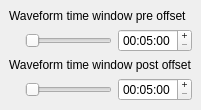
     <widget class="QWidget" name="pageAmplitudeSettings" >
      <property name="geometry" >
       <rect>
        <x>0</x>
        <y>0</y>
        <width>96</width>
        <height>26</height>
       </rect>
      </property>
      <attribute name="label" >
       <string>Amplitude settings</string>
      </attribute>
      <layout class="QVBoxLayout" >
       <property name="margin" >
        <number>9</number>
       </property>
       <property name="spacing" >
        <number>6</number>
       </property>
       <item>
        <widget class="QLabel" name="label_11" >
         <property name="text" >
          <string>Waveform time window pre offset</string>
         </property>
        </widget>
       </item>
       <item>
        <layout class="QHBoxLayout" >
         <property name="margin" >
          <number>0</number>
         </property>
         <property name="spacing" >
          <number>6</number>
         </property>
         <item>
          <spacer>
           <property name="orientation" >
            <enum>Qt::Horizontal</enum>
           </property>
           <property name="sizeType" >
            <enum>QSizePolicy::Maximum</enum>
           </property>
           <property name="sizeHint" >
            <size>
             <width>16</width>
             <height>20</height>
            </size>
           </property>
          </spacer>
         </item>
         <item>
          <widget class="QSlider" name="slAmplitudePreOffset" >
           <property name="maximum" >
            <number>300</number>
           </property>
           <property name="sliderPosition" >
            <number>1</number>
           </property>
           <property name="orientation" >
            <enum>Qt::Horizontal</enum>
           </property>
          </widget>
         </item>
         <item>
          <widget class="QTimeEdit" name="preAmplitudeTimeEdit" >
           <property name="frame" >
            <bool>true</bool>
           </property>
           <property name="buttonSymbols" >
            <enum>QAbstractSpinBox::PlusMinus</enum>
           </property>
           <property name="time" >
            <time>
             <hour>0</hour>
             <minute>5</minute>
             <second>0</second>
            </time>
           </property>
           <property name="currentSection" >
            <enum>QDateTimeEdit::HourSection</enum>
           </property>
           <property name="displayFormat" >
            <string>HH:mm:ss</string>
           </property>
          </widget>
         </item>
        </layout>
       </item>
       <item>
        <widget class="QLabel" name="label_12" >
         <property name="text" >
          <string>Waveform time window post offset</string>
         </property>
        </widget>
       </item>
       <item>
        <layout class="QHBoxLayout" >
         <property name="margin" >
          <number>0</number>
         </property>
         <property name="spacing" >
          <number>6</number>
         </property>
         <item>
          <spacer>
           <property name="orientation" >
            <enum>Qt::Horizontal</enum>
           </property>
           <property name="sizeType" >
            <enum>QSizePolicy::Maximum</enum>
           </property>
           <property name="sizeHint" >
            <size>
             <width>16</width>
             <height>20</height>
            </size>
           </property>
          </spacer>
         </item>
         <item>
          <widget class="QSlider" name="slAmplitudePostOffset" >
           <property name="maximum" >
            <number>300</number>
           </property>
           <property name="sliderPosition" >
            <number>2</number>
           </property>
           <property name="orientation" >
            <enum>Qt::Horizontal</enum>
           </property>
          </widget>
         </item>
         <item>
          <widget class="QTimeEdit" name="postAmplitudeTimeEdit" >
           <property name="frame" >
            <bool>true</bool>
           </property>
           <property name="buttonSymbols" >
            <enum>QAbstractSpinBox::PlusMinus</enum>
           </property>
           <property name="time" >
            <time>
             <hour>0</hour>
             <minute>5</minute>
             <second>0</second>
            </time>
           </property>
           <property name="currentSection" >
            <enum>QDateTimeEdit::HourSection</enum>
           </property>
           <property name="displayFormat" >
            <string>HH:mm:ss</string>
           </property>
          </widget>
         </item>
        </layout>
       </item>
       <item>
        <spacer>
         <property name="orientation" >
          <enum>Qt::Vertical</enum>
         </property>
         <property name="sizeHint" >
          <size>
           <width>20</width>
           <height>40</height>
          </size>
         </property>
        </spacer>
       </item>
      </layout>
     </widget>
